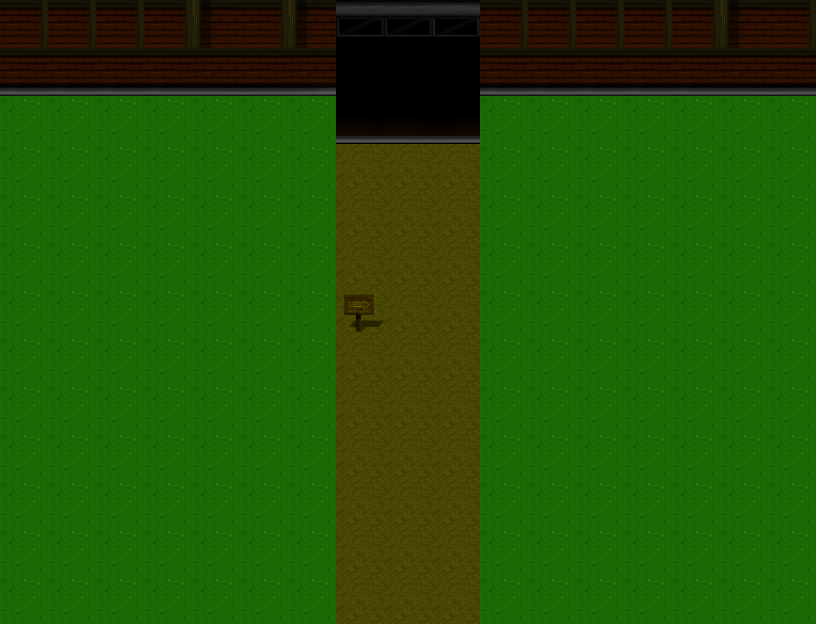

A level layout from a 2D game, rendered from its tile map. Below: a short description, then the map file with its tile-grid data intact:
An orthogonal 17x13 tile map with 48x48 px tiles, 2 tile layers (Tile Layer 1, Tile Layer 2), 3 tilesets and 5 objects.

<map version="1.10" tiledversion="1.10.1" orientation="orthogonal" renderorder="right-down" width="17" height="13" tilewidth="48" tileheight="48" infinite="0" nextlayerid="4" nextobjectid="7">
 <tileset firstgid="1" source="TileSet/Forest_A2.tsx" />
 <tileset firstgid="193" source="TileSet/Forest_B.tsx" />
 <tileset firstgid="449" source="TileSet/School_C.tsx" />
 <layer id="1" name="Tile Layer 1" width="17" height="13">
  <data encoding="csv">
465,465,465,465,466,467,468,494,494,495,465,465,465,465,465,466,467,
473,473,473,473,474,475,476,502,502,503,473,473,473,473,473,474,475,
1,1,1,1,1,1,1,510,510,511,1,1,1,1,1,1,1,
1,1,1,1,1,1,1,65,65,65,1,1,1,1,1,1,1,
1,1,1,1,1,1,1,65,65,65,1,1,1,1,1,1,1,
1,1,1,1,1,1,1,65,65,65,1,1,1,1,1,1,1,
1,1,1,1,1,1,1,65,65,65,1,1,1,1,1,1,1,
1,1,1,1,1,1,1,65,65,65,1,1,1,1,1,1,1,
1,1,1,1,1,1,1,65,65,65,1,1,1,1,1,1,1,
1,1,1,1,1,1,1,65,65,65,1,1,1,1,1,1,1,
1,1,1,1,1,1,1,65,65,65,1,1,1,1,1,1,1,
1,1,1,1,1,1,1,65,65,65,1,1,1,1,1,1,1,
1,1,1,1,1,1,1,65,65,65,1,1,1,1,1,1,1
</data>
 </layer>
 <layer id="2" name="Tile Layer 2" width="17" height="13">
  <data encoding="csv">
0,0,0,0,0,0,0,0,0,0,0,0,0,0,0,0,0,
0,0,0,0,0,0,0,0,0,0,0,0,0,0,0,0,0,
0,0,0,0,0,0,0,0,0,0,0,0,0,0,0,0,0,
0,0,0,0,0,0,0,0,0,0,0,0,0,0,0,0,0,
0,0,0,0,0,0,0,0,0,0,0,0,0,0,0,0,0,
0,0,0,0,0,0,0,0,0,0,0,0,0,0,0,0,0,
0,0,0,0,0,0,0,217,0,0,0,0,0,0,0,0,0,
0,0,0,0,0,0,0,0,0,0,0,0,0,0,0,0,0,
0,0,0,0,0,0,0,0,0,0,0,0,0,0,0,0,0,
0,0,0,0,0,0,0,0,0,0,0,0,0,0,0,0,0,
0,0,0,0,0,0,0,0,0,0,0,0,0,0,0,0,0,
0,0,0,0,0,0,0,0,0,0,0,0,0,0,0,0,0,
0,0,0,0,0,0,0,0,0,0,0,0,0,0,0,0,0
</data>
 </layer>
 <objectgroup id="3" name="Object Layer 1">
  <object id="2" x="797.333" y="-2.66667" width="18.6667" height="626.667" />
  <object id="3" x="0" y="598.667" width="814.667" height="22.6667" />
  <object id="4" x="-1.33333" y="0" width="17.3333" height="616" />
  <object id="5" x="337.333" y="289.333" width="42.6667" height="41.3333" />
  <object id="6" x="14.6667" y="84" width="785.333" height="14.6667" />
 </objectgroup>
</map>
